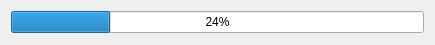
<?xml version="1.0" encoding="UTF-8"?>
<ui version="4.0">
 <class>ProgressDialog</class>
 <widget class="QDialog" name="ProgressDialog">
  <property name="windowModality">
   <enum>Qt::ApplicationModal</enum>
  </property>
  <property name="geometry">
   <rect>
    <x>0</x>
    <y>0</y>
    <width>435</width>
    <height>45</height>
   </rect>
  </property>
  <property name="minimumSize">
   <size>
    <width>435</width>
    <height>45</height>
   </size>
  </property>
  <property name="maximumSize">
   <size>
    <width>435</width>
    <height>45</height>
   </size>
  </property>
  <property name="windowTitle">
   <string>Operation in progress...</string>
  </property>
  <property name="modal">
   <bool>true</bool>
  </property>
  <layout class="QVBoxLayout" name="verticalLayout">
   <item>
    <widget class="QProgressBar" name="progressBar">
     <property name="value">
      <number>24</number>
     </property>
    </widget>
   </item>
  </layout>
 </widget>
 <resources/>
 <connections/>
</ui>
